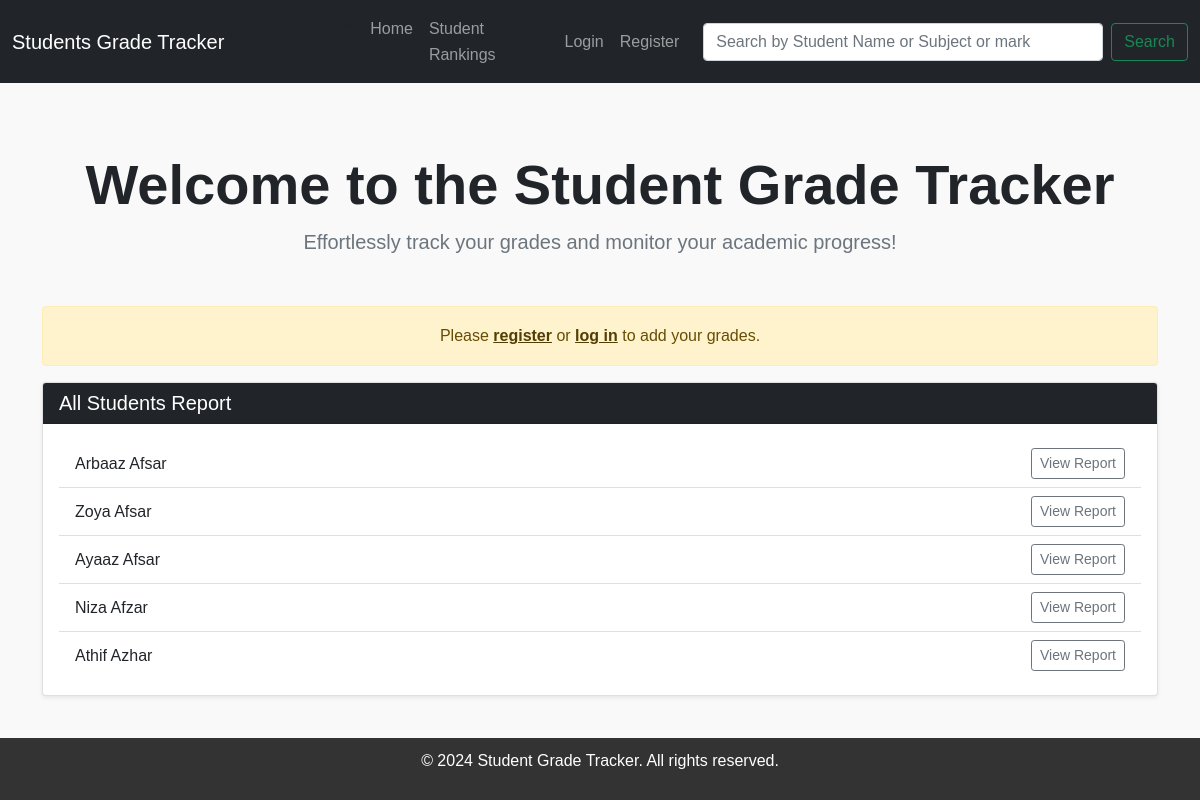
The app's page /, older data.
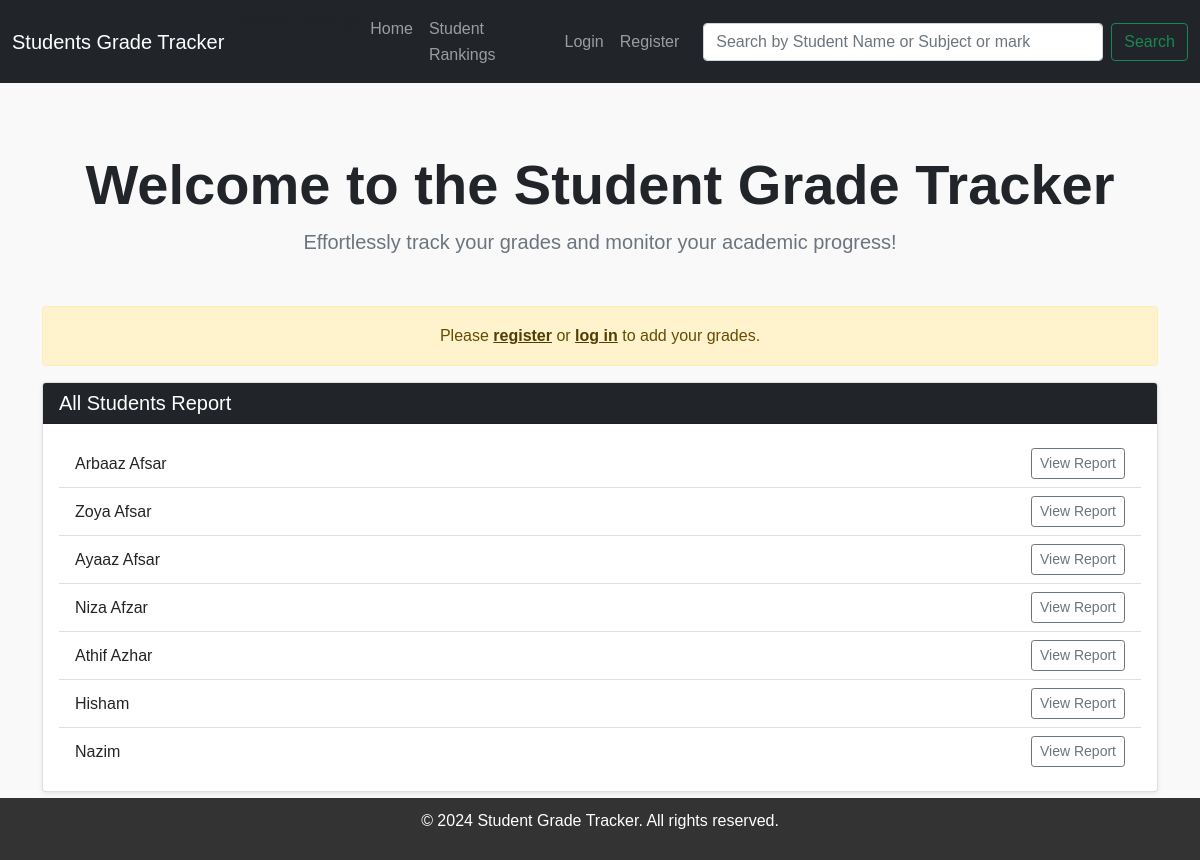
The same page, newer data.
### grades/models.py (models this page shows, shortened)
class Student(models.Model):
    user = models.OneToOneField(User, on_delete=models.CASCADE, related_name='grades_student', blank=True,null= True)
    name = models.CharField(max_length=100)
    email = models.EmailField(unique=True)

### grades/views.py (the view)
# urls.py: path('', views.home, name='home'),
def home(request):
    user = request.user if request.user.is_authenticated else None  # Ensure `user` is always defined
    students = Student.objects.all()
    if request.user.is_authenticated:
        student = Student.objects.filter(user=user).first()  # Adjust as necessary
        grades = Grade.objects.filter(student=student) if student else []
    else:
        student = None
        grades = []
    return render(request, 'home.html', {
        'user': user,
        'student': student,
        'students': students,
        'grades': grades,
    })

### grades/templates/home.html (shortened to what this page needs)
{% extends 'base.html' %}
{% load static %}
{% block content %}
<main class="container my-5">
    <div class="text-center mb-5">
        <h1 class="display-4 fw-bold text-dark">Welcome to the Student Grade Tracker</h1>
        <p class="lead text-muted">Effortlessly track your grades and monitor your academic progress!</p>
    </div>
    {% if user.is_authenticated %}
        <div class="card mb-4 shadow-sm">
            <h2 class="h4 mb-0">
                Welcome,
                <span class="text-warning">
                    {{ student.name|default:"Guest" }}
                </span>!
            </h2>
            <div class="card-body bg-light">
                {% if student %}
                    <p class="h5 text-muted mb-3">Your Subjects & Grades:</p>
                    <ul class="list-group list-group-flush">
                        {% for grade in grades %}
                            <li class="list-group-item d-flex justify-content-between align-items-center">
                                <span class="fw-semibold">{{ grade.subject.name }}</span>
                                <span class="badge bg-success rounded-pill px-3 py-2">{{ grade.grade }}</span>
                            </li>
                        {% endfor %}
                    </ul>
                {% else %}
                    <div class="alert alert-info text-center mt-3" role="alert">
                        <i class="bi bi-info-circle"></i> You have no subjects linked to your account. Add subjects to start tracking your grades.
                    </div>
                {% endif %}
            </div>
        </div>
        <div class="card my-4 shadow-sm">
            <div class="card-body text-center">
                <h3 class="fw-semibold mb-3">Add Your Grade on Subjects</h3>
                <a href="{% url 'add_grade' %}" class="btn btn-primary btn-lg">
                    <i class="bi bi-plus-circle"></i> Add Your Grade
                </a>
            </div>
        </div>
    {% else %}
        <div class="alert alert-warning text-center mt-5" role="alert">
            Please <a href="{% url 'register' %}" class="alert-link">register</a> or
            <a href="{% url 'login' %}" class="alert-link">log in</a> to add your grades.
        </div>
    {% endif %}
     <div class="card shadow-sm">
        <div class="card-header bg-dark text-white">
            <h2 class="h5 mb-0">All Students Report</h2>
        </div>
        <div class="card-body">
            {% if students %}
                <ul class="list-group list-group-flush">
                    {% for student in students %}
                        <li class="list-group-item d-flex justify-content-between align-items-center">
                            <span>{{ student.name }}</span>
                            <a href="{% url 'student_report' student.id %}" class="btn btn-outline-secondary btn-sm">
                                 View Report
                            </a>
                        </li>
                    {% endfor %}
                </ul>
            {% else %}
                <p class="text-muted">No students available yet.</p>
            {% endif %}
        </div>
    </div>
</main>
{% endblock %}

Row changes from the older to the newer data that the page shows:
added Student: name "Hisham"
added Student: name "Nazim"
